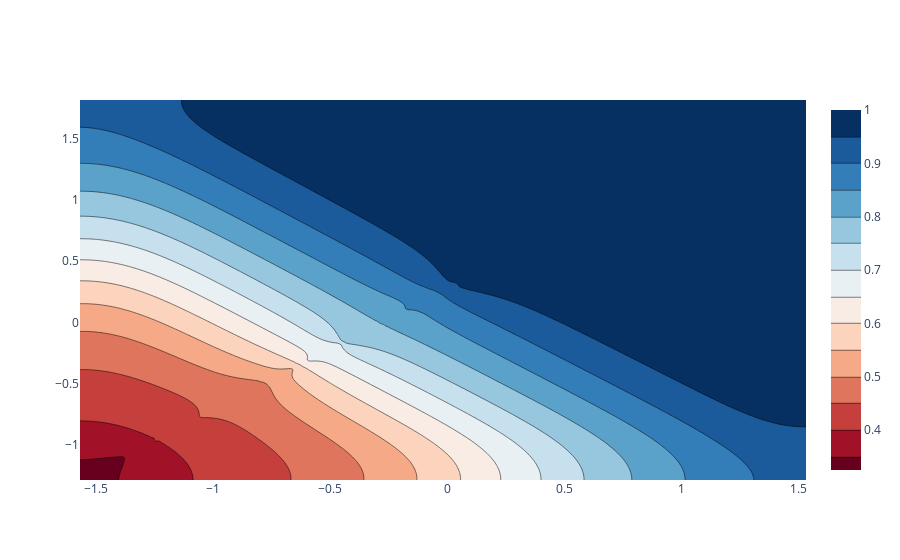

Notebook code for this chart:
### Code cell
# Plot the figure
fig = go.Figure(data=[
    go.Contour(
        x=xrange2,
        y=yrange2,
        z=Z2,
        colorscale='RdBu'
    )
])
fig.show()
plt.savefig("model_shape.png")

### Figure 1 — Plotly figure (JSON) as saved in the notebook; plotly's stock layout.template omitted (floating-point values rounded to 4 significant figures; data arrays with more than 128 entries replaced by an {"elided": "..."} marker saying what was removed)
{"data": [{"colorscale": [[0, "rgb(103,0,31)"], [0.1, "rgb(178,24,43)"], [0.2, "rgb(214,96,77)"], [0.3, "rgb(244,165,130)"], [0.4, "rgb(253,219,199)"], [0.5, "rgb(247,247,247)"], [0.6, "rgb(209,229,240)"], [0.7, "rgb(146,197,222)"], [0.8, "rgb(67,147,195)"], [0.9, "rgb(33,102,172)"], [1, "rgb(5,48,97)"]], "type": "contour", "x": {"elided": "200 float values"}, "y": {"elided": "156 float values"}, "z": {"elided": "31200 float values"}}], "layout": {}}
